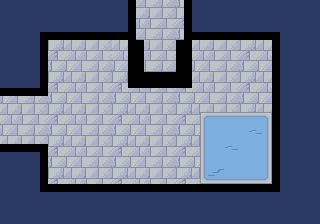

Below is a game level as drawn by its tile map, then a one-line description and the .tmx that defines it (tile-layer data replaced by summaries):
An orthogonal 40x28 tile map with 8x8 px tiles, 3 tile layers (gfx, walls, spikes) and 4 objects (2x Enemy, Item, Npc).

<map version="1.10" tiledversion="1.10.2" orientation="orthogonal" renderorder="right-down" width="40" height="28" tilewidth="8" tileheight="8" infinite="0" nextlayerid="5" nextobjectid="10">
 <tileset firstgid="1" source="water-temple.tsx" />
 <layer id="1" name="gfx" width="40" height="28">
  <data>[1120 cells, 1120 non-empty, 81 distinct tile ids]</data>
 </layer>
 <layer id="2" name="walls" width="40" height="28">
  <data>[1120 cells, 102 non-empty, 1 distinct tile ids]</data>
 </layer>
 <objectgroup id="4" name="objs">
  <object id="1" name="Octopus" type="Enemy" x="80" y="88">
   <point />
  </object>
  <object id="2" name="Siren" type="Enemy" x="160" y="144">
   <point />
  </object>
  <object id="7" name="HeartItem" type="Item" x="88" y="168">
   <point />
  </object>
  <object id="8" name="DuckNpc" type="Npc" x="232" y="80">
   <properties>
    <property name="dialogue_id" type="int" value="0" />
   </properties>
   <point />
  </object>
 </objectgroup>
 <layer id="3" name="spikes" width="40" height="28">
  <data>[1120 cells, 32 non-empty, 1 distinct tile ids]</data>
 </layer>
</map>
